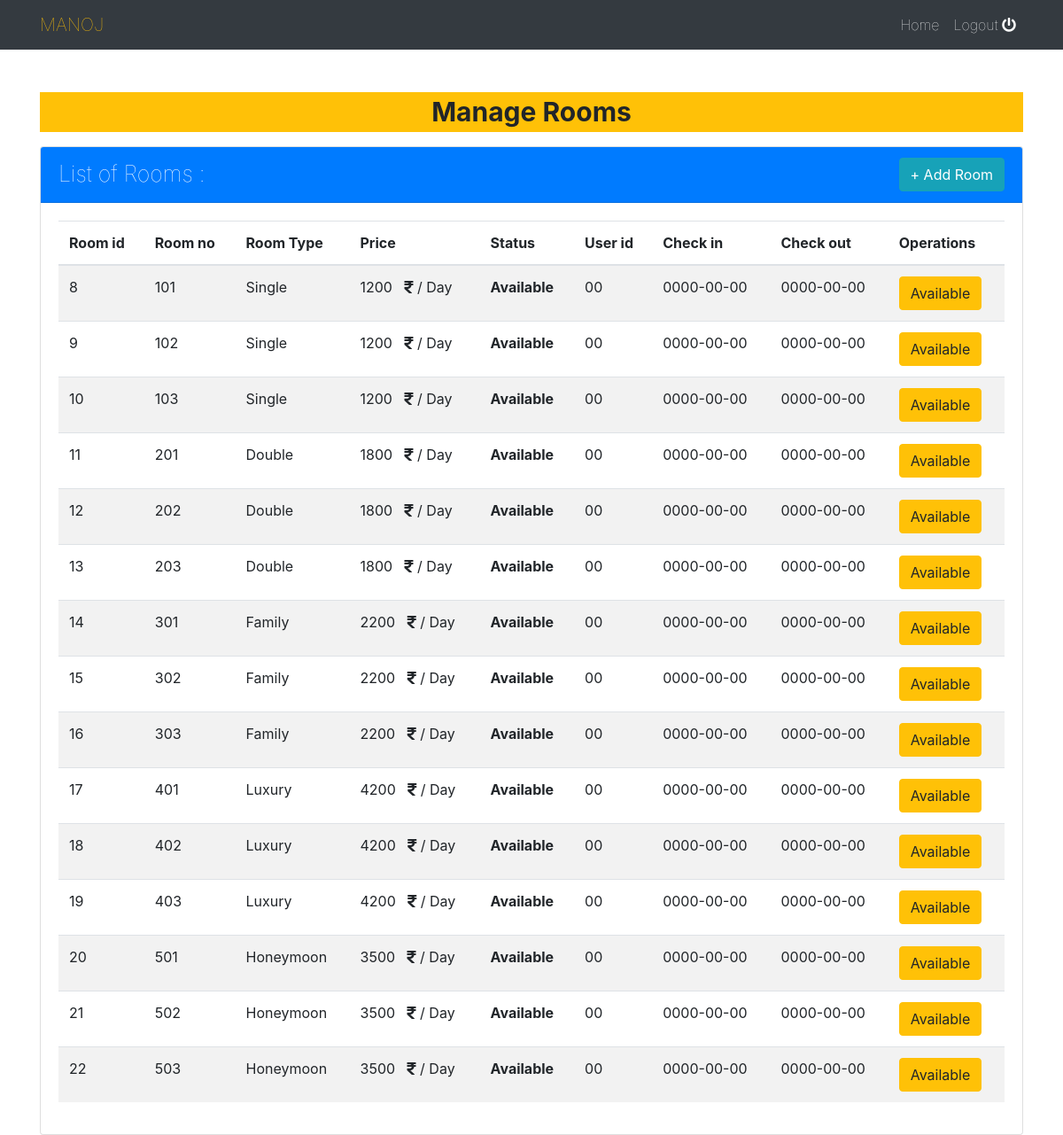
Page /client/admin/adminpanel/rooms.php (signed in) on the committed database.
### tables this page shows
CREATE TABLE IF NOT EXISTS `rooms` (
  `id` int(99) NOT NULL AUTO_INCREMENT,
  `room_no` int(30) NOT NULL,
  `room_type` varchar(50) NOT NULL,
  `price` int(30) NOT NULL,
  `status` varchar(50) NOT NULL,
  `checkin` date NOT NULL,
  `checkout` date NOT NULL,
  PRIMARY KEY (`id`)
);

### client/admin/adminpanel/rooms.php (the view, shortened to what this page needs)
<?php
include("../php/conn.php");
$q = "SELECT * FROM `rooms`";
$r = mysqli_query($conn , $q);
?>
<!DOCTYPE html>
<html lang="en">
<head>
    <link rel="stylesheet" href="https://maxcdn.bootstrapcdn.com/bootstrap/4.3.1/css/bootstrap.min.css">
    <link rel="stylesheet" href="https://use.fontawesome.com/releases/v5.6.3/css/all.css">
    <link rel="stylesheet" href="../css/home.css">
</head>
<body>
    <nav class="navbar navbar-expand-md bg-dark  sticky-top">
        <div class="container">
            <a href="" class="navbar-brand text-warning">MANOJ</a>
            <div class="collapse navbar-collapse" id="mynav">
                <ul class="navbar-nav text-center ml-auto">
                    <li class="nav-item"><a href="../home.php" class="nav-link">Home</a></li>
                    <li class="nav-item"><a href="../php/logout.php" class="nav-link">Logout <i class="fa fa-power-off"></i></a></li>
                </ul>
            </div>
        </div>
    </nav>
    <div class="container mt-5">
    <p class="text-center bg-warning" style="font-size:30px;font-weight:bold;">Manage Rooms</p>
            <div class="card ">
            <div class="card-header text-white bg-primary">
                <span style="font-size:25px">List of Rooms :</span>
                <a href="rooms/addroom.php" class="btn btn-info float-right"> + Add Room</a>
            </div>
            <div class="card-body">
                <table class="table table-striped">
                    <thead>
                        <tr>
                            <th>Room id</th>
                            <th>Room no</th>
                            <th>Room Type</th>
                            <th>Price</th>
                            <th>Status</th>
                            <th>User id</th>
                            <th>Check in</th>
                            <th>Check out</th>
                            <th>Operations</th>
                        </tr>
                    </thead>
                    <tbody style="font-weight:normal;">
                    <?php while($op = mysqli_fetch_assoc($r)){   ?>
                        <tr>
                            <td><?php echo $op['id']; ?></td>
                            <td><?php echo $op['room_no']; ?></td>
                            <td><?php echo $op['room_type']; ?></td>
                            <td><?php echo $op['price']; ?> &nbsp; <i class="fas fa-rupee-sign"></i> / Day</td>
                            <td><b><?php echo $op['status']; ?></b></td>
                            <td><?php
                                $query = " select id from users where roomno='$op[room_no]' ";
                                $run = mysqli_query($conn , $query);
                                $result = mysqli_fetch_assoc($run);
                                $count = mysqli_num_rows($run);
                                if($count != 0){
                                    ?> <a href="users.php"> <?php echo $result['id']; ?> </a> <?php
                                }else{
                                    echo "00";
                                }
                                ?>
                            </td>
                            <td><?php echo $op['checkin']; ?></td>
                            <td><?php echo $op['checkout']; ?></td>
                            <td>
                                <?php echo "<a href='rooms/available.php?id=$op[id]&&uid=$result[id]' class='btn btn-warning'>Available</a>" ?>
                            </td>
                        </tr>
                    <?php } ?>
                    </tbody>
                </table>
            </div>
        </div>
    </div>
</body>
</html>

### client/admin/css/home.css (style rules this page uses)
body { margin: 0; padding: 0; font-weight: 100; }
.nav-link { color: white; text-transform: capitalize; }

### rows in the picture
rooms: id "8", room_no "101", room_type "Single", price "1200", status "Available", checkin "0000-00-00", checkout "0000-00-00"
rooms: id "9", room_no "102", room_type "Single", price "1200", status "Available", checkin "0000-00-00", checkout "0000-00-00"
rooms: id "10", room_no "103", room_type "Single", price "1200", status "Available", checkin "0000-00-00", checkout "0000-00-00"
rooms: id "11", room_no "201", room_type "Double", price "1800", status "Available", checkin "0000-00-00", checkout "0000-00-00"
rooms: id "12", room_no "202", room_type "Double", price "1800", status "Available", checkin "0000-00-00", checkout "0000-00-00"
rooms: id "13", room_no "203", room_type "Double", price "1800", status "Available", checkin "0000-00-00", checkout "0000-00-00"
rooms: id "14", room_no "301", room_type "Family", price "2200", status "Available", checkin "0000-00-00", checkout "0000-00-00"
rooms: id "15", room_no "302", room_type "Family", price "2200", status "Available", checkin "0000-00-00", checkout "0000-00-00"
rooms: id "16", room_no "303", room_type "Family", price "2200", status "Available", checkin "0000-00-00", checkout "0000-00-00"
rooms: id "17", room_no "401", room_type "Luxury", price "4200", status "Available", checkin "0000-00-00", checkout "0000-00-00"
rooms: id "18", room_no "402", room_type "Luxury", price "4200", status "Available", checkin "0000-00-00", checkout "0000-00-00"
rooms: id "19", room_no "403", room_type "Luxury", price "4200", status "Available", checkin "0000-00-00", checkout "0000-00-00"
rooms: id "20", room_no "501", room_type "Honeymoon", price "3500", status "Available", checkin "0000-00-00", checkout "0000-00-00"
rooms: id "21", room_no "502", room_type "Honeymoon", price "3500", status "Available", checkin "0000-00-00", checkout "0000-00-00"
rooms: id "22", room_no "503", room_type "Honeymoon", price "3500", status "Available", checkin "0000-00-00", checkout "0000-00-00"
